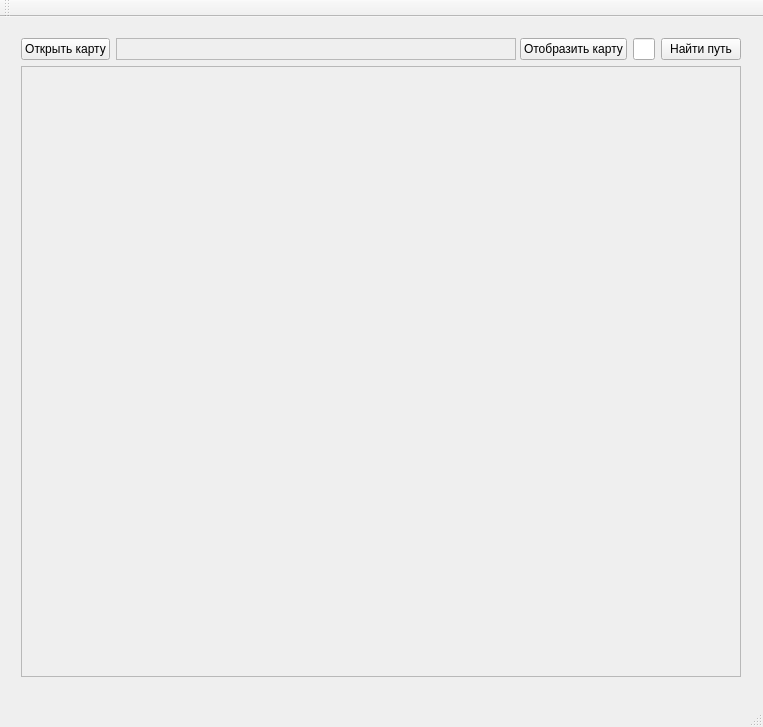
<?xml version="1.0" encoding="UTF-8"?>
<ui version="4.0">
 <class>findPath3DClass</class>
 <widget class="QMainWindow" name="findPath3DClass">
  <property name="geometry">
   <rect>
    <x>0</x>
    <y>0</y>
    <width>763</width>
    <height>727</height>
   </rect>
  </property>
  <property name="windowTitle">
   <string>findPath3D</string>
  </property>
  <widget class="QWidget" name="centralWidget">
   <widget class="QWidget" name="verticalLayoutWidget">
    <property name="geometry">
     <rect>
      <x>10</x>
      <y>10</y>
      <width>742</width>
      <height>661</height>
     </rect>
    </property>
    <layout class="QVBoxLayout" name="mainLayout">
     <property name="sizeConstraint">
      <enum>QLayout::SetMaximumSize</enum>
     </property>
     <item>
      <layout class="QHBoxLayout" name="horizontalLayout_2">
       <item>
        <widget class="QPushButton" name="pButtonOpen">
         <property name="text">
          <string>Открыть карту</string>
         </property>
        </widget>
       </item>
       <item>
        <widget class="QLabel" name="label">
         <property name="minimumSize">
          <size>
           <width>400</width>
           <height>0</height>
          </size>
         </property>
         <property name="frameShape">
          <enum>QFrame::StyledPanel</enum>
         </property>
         <property name="text">
          <string/>
         </property>
        </widget>
       </item>
       <item>
        <widget class="QPushButton" name="pButtonGenerate">
         <property name="text">
          <string>Отобразить карту</string>
         </property>
        </widget>
       </item>
       <item>
        <widget class="QLineEdit" name="lineEdit"/>
       </item>
       <item>
        <widget class="QPushButton" name="pButtonFind">
         <property name="text">
          <string>Найти путь</string>
         </property>
        </widget>
       </item>
      </layout>
     </item>
     <item>
      <widget class="QScrollArea" name="sa">
       <property name="minimumSize">
        <size>
         <width>200</width>
         <height>200</height>
        </size>
       </property>
       <property name="widgetResizable">
        <bool>true</bool>
       </property>
       <widget class="QWidget" name="scrollAreaWidgetContents">
        <property name="geometry">
         <rect>
          <x>0</x>
          <y>0</y>
          <width>738</width>
          <height>626</height>
         </rect>
        </property>
       </widget>
      </widget>
     </item>
    </layout>
   </widget>
  </widget>
  <widget class="QMenuBar" name="menuBar">
   <property name="geometry">
    <rect>
     <x>0</x>
     <y>0</y>
     <width>763</width>
     <height>21</height>
    </rect>
   </property>
  </widget>
  <widget class="QToolBar" name="mainToolBar">
   <attribute name="toolBarArea">
    <enum>TopToolBarArea</enum>
   </attribute>
   <attribute name="toolBarBreak">
    <bool>false</bool>
   </attribute>
  </widget>
  <widget class="QStatusBar" name="statusBar"/>
 </widget>
 <layoutdefault spacing="6" margin="11"/>
 <resources>
  <include location="findpath3d.qrc"/>
 </resources>
 <connections/>
</ui>
